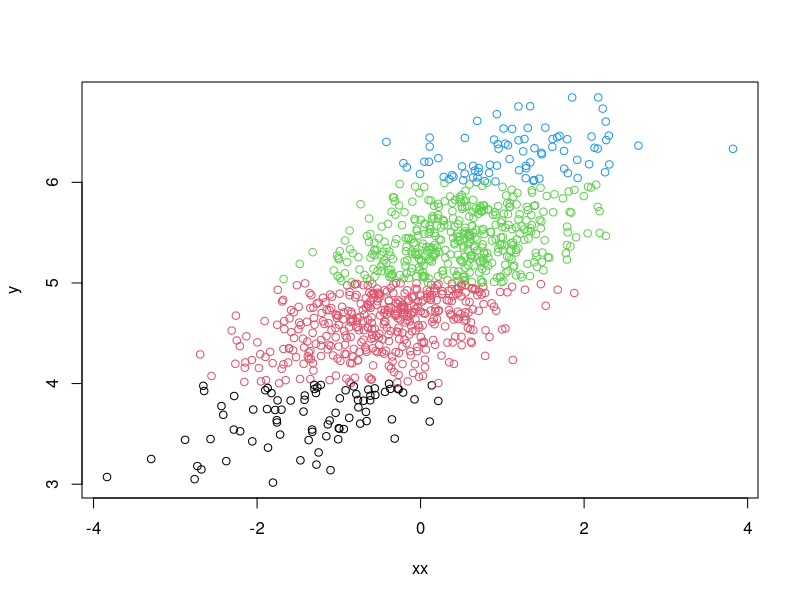

This chart was generated by the following R code: (Note: this script raises an error after producing the figure.)
##################################################################
#
# NecSuff_ord
# ===========
#
# R-function for computing degrees of necessity and sufficiency
# for an ordinal outcome
#
# Gleiss, A., Henderson, R., Schemper, M., Degrees of necessity 
# and of sufficiency: further results and extensions, with an 
# application to covid-19 mortality in Austria
# accepted by Statistics in Medicine
#
# Author:  Andreas Gleiss
# Version: 1.0
# Date:    14 Oct 2020
#
# Arguments:
# ==========
# 
# pred 			name of variable containing predictions
#           (no. of columns = no. of outcome categories,
#            assumes that ordinal outcome is sorted from "best"
#            to "worst" outcome category)
#
##################################################################

NecSuff_ord<-function(pred){
  nc<-ncol(pred)
  nsi<-matrix(NA,nc,6)
  wgt<-apply(pred,2,sum)[2:nc]/sum(pred[,2:nc])
  nsi[,6]<-c(wgt,0)
  colnames(nsi)<-c("DN1","DS1","DN2","DS2","EV","weight")
  rownames(nsi)<-c(as.character(2:nc),"w.sum")
  for (i in 2:nc) {
    if(i<nc)
      predi<-apply(pred[,i:nc],1,sum)
    else
      predi<-pred[,nc]
    nsi[(i-1),1:5]<-NecSuff(predi, print=0)
  }
  nsi[nc,1:5]<-wgt%*%nsi[1:(nc-1),1:5]
  
  print(round(nsi,3))
}

xx<-rnorm(1000)
y<-5+0.5*xx+0.5*rnorm(1000)
yy<-(y>4)+(y>5)+(y>6) # vgl. Agresti
plot(y~xx, col=yy+1)
yyf<-factor(yy, ordered=T)
model<-polr(yyf~xx, Hess = TRUE)
summary(model)

pred<-predict(model, xx, type = "probs")
NecSuff_ord(pred)

#goeg$ord_<-factor(goeg$ord, ordered=T)      # best to worst
#model<-polr(goeg$ord_~goeg$alter65, Hess = TRUE) 
#summary(model) 
#pred<-predict(model, goeg$alter65, type = "probs")
#NecSuff_ord(pred)


